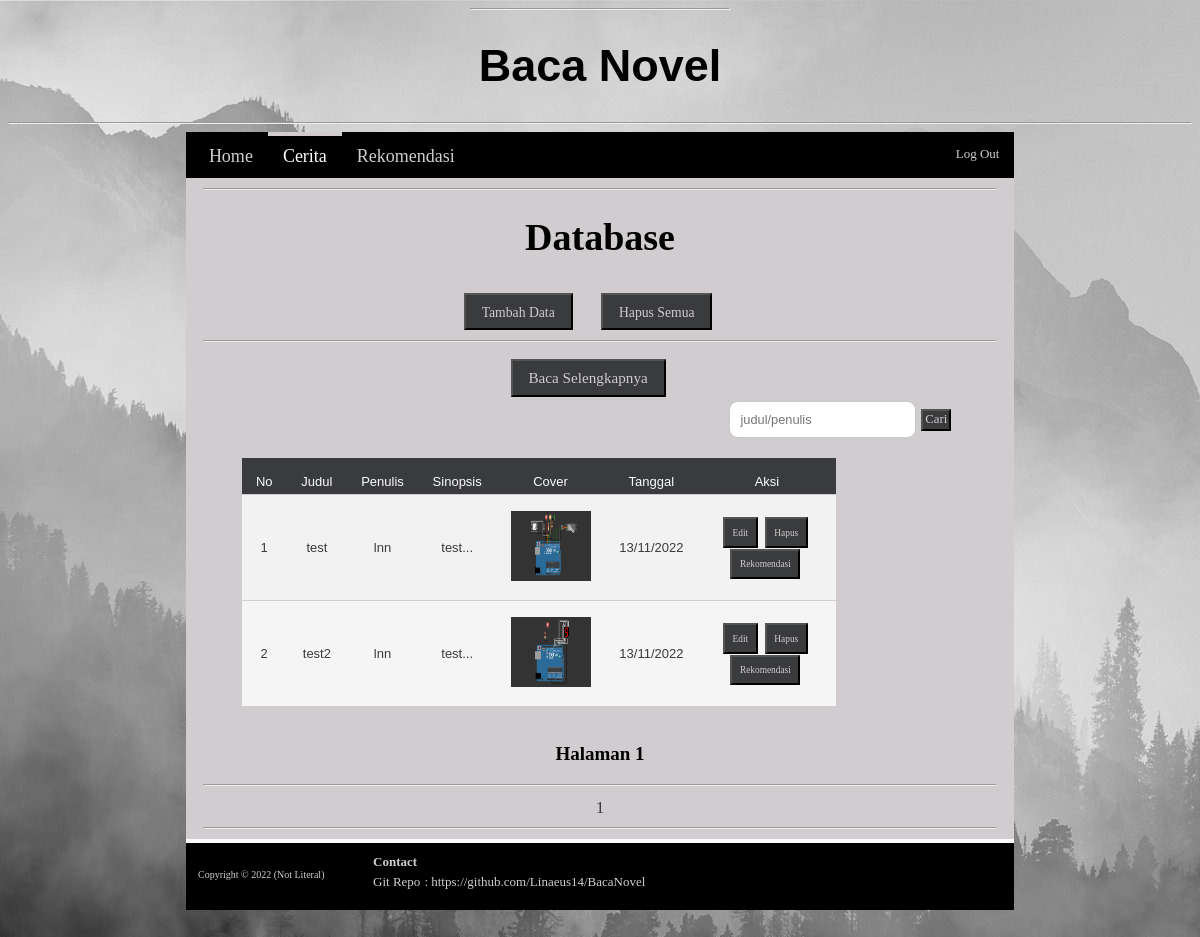
/nav/db.php (signed in), run on the app's committed database.
### tables this page shows
CREATE TABLE `story` (
  `id` int(4) NOT NULL,
  `judul` varchar(30) NOT NULL,
  `penulis` varchar(30) NOT NULL,
  `sinopsis` text NOT NULL,
  `cerita` longtext NOT NULL,
  `file_id` int(4) NOT NULL
);

CREATE TABLE `files` (
  `id` int(4) NOT NULL,
  `filename` varchar(255) NOT NULL,
  `tanggal_up` varchar(10) NOT NULL
);

### db/tb_s.php (called while the page is built)
<?php
    if(isset($_GET['key'])){
        $halaman = 5;
        $page = isset($_GET['halaman'])? (int)$_GET["halaman"]:1;
        $mulai = ($page>1) ? ($page * $halaman) - $halaman : 0;
        $key = $_GET['key'];
        $result = mysqli_query($conn, "SELECT * FROM story LEFT JOIN files ON story.file_id = files.id WHERE judul LIKE '%$key%' OR penulis LIKE '%$key%' LIMIT $mulai, $halaman");
        $query = mysqli_query($conn, "SELECT * FROM story LEFT JOIN files ON story.file_id = files.id WHERE judul LIKE '%$key%' OR penulis LIKE '%$key%'");
    }
    else{
        $halaman = 5;
        $page = isset($_GET['halaman'])? (int)$_GET["halaman"]:1;
        $mulai = ($page>1) ? ($page * $halaman) - $halaman : 0;
        $result = mysqli_query($conn, "SELECT * FROM story LEFT JOIN files ON story.file_id = files.id LIMIT $mulai, $halaman");
        $query = mysqli_query($conn, "SELECT * FROM story LEFT JOIN files ON story.file_id = files.id");
    }
    $total = mysqli_num_rows($query);
    $pages = ceil($total/$halaman);
    $no =$mulai+1;
    ?>

### nav/db.php (the view, shortened to what this page needs)
<?php
    require "../db/conn.php";
    require "../db/tb_s.php";
    require "../php/header.php";
?>
<nav>
    <div class="fnav">
        <a href="../dashboard/admin.php"> Home </a>
    </div>
    <a href="db.php" id="Activenav"> Cerita</a>
    <div class="lnav">
        <a href="rekom.php" > Rekomendasi </a>
    </div>
    <div class="logout">
    <a href="../php/logout.php" id="Logout"> Log Out </a>
    </div>
</nav>
<main>
    <hr>
    <h1> Database </h1>
    <button type=""> <a href="../page/add_db.php"> Tambah Data </a> </button>
    <button type=""> <a href="../db/del_all.php" onclick = "return confirm('Konfirmasi Hapus Semua?')"> Hapus Semua </a> </button>
    <hr>
    <button onclick="readmore()"> Baca Selengkapnya </button>
    <form id = "search" action = "" method = "get">
        <table id="searchbar">
            <tr>
                <?php if(isset($key)){?>
                    <td> <input type="text" name='key' placeholder="judul/penulis" value="<?php echo $key?>" > </td>
                <?php }else{ ?>
                    <td> <input type="text" name='key' placeholder="judul/penulis"> </td>
                <?php } ?>
                <td> <button type="submit" name='sdb' style="padding: 7%"> Cari </button> </td>
            </tr>
        </table>
    </form>
    <table id=dataview>
        <tr>
            <th> No </th>
            <th> Judul </th>
            <th> Penulis </th>
            <th> Sinopsis </th>
            <th> Cover </th>
            <th> Tanggal </th>
            <th> Aksi </th>
        </tr>
        <?php while ($s = mysqli_fetch_assoc($result)) { ?>
            <tr>
                <td> <?php echo $no++ ?> </td>
                <td> <?php echo $s['judul'] ?> </td>
                <td> <?php echo $s['penulis'] ?> </td>
                <td>
                    <div class="sinmo1"> <?php echo substr_replace($s['sinopsis'], "...", 50) ?> </div>
                </td>
                <td> <?php $path = '../file/'.$s['filename']; echo "<img src=$path alt='cover' height='70vh' width='80vw'>" ?> </td>
                <td> <?php echo $s['tanggal_up'] ?> </td>
                <td>
                    <button style="padding: 7%"> <a href="../page/edit_db.php?id=<?php echo $s["id"]; ?>"> Edit </a> </button>
                    <button style="padding: 7%"> <a href="../db/del.php?id=<?php echo $s["id"]; ?>" onclick = "return confirm('Konfirmasi Hapus?')"> Hapus </a> </button>
                    <button style="padding:7%"> <a href="../db/add_rekom.php?id=<?php echo $s["id"]; ?>"> Rekomendasi </a> </button>
                </td>
            </tr>
        <?php }?>
    </table>
    <p><b> Halaman <?php echo $page ?> </b></p>
    <hr>
    <?php
        for ($i=1; $i<=$pages ; $i++){
            if(isset($key)){
    ?>
        <a href="?halaman=<?php echo $i ?>&key=<?php echo $key ?>"> <?php echo $i; ?></a>
    <?php
            }
            else{
    ?>
        <a href="?halaman=<?php echo $i ?>"> <?php echo $i; ?> </a>
    <?php
            }
        }
    ?>
    <hr>
</main>
<?php require "../php/footer.php"?>

### style/index.css (style rules this page uses)
body { background-image: url("../img/bg2.jpg"); background-color: #3a3b3c; background-repeat: no-repeat; background-attachment: fixed; color: black; }
nav { flex-wrap: wrap; position: sticky; width: 100%; background-color: black; overflow: hidden; }
nav a { float: left; margin-top: 4px; color: #d0ccd0; text-decoration: none; text-align: center; padding: 10px 15px; font-family: Georgia, 'Times New Roman', Times, serif; font-size: 13px; }
#Logout { float: right; margin-top: 4px; color: #d0ccd0; text-decoration: none; font-family: Georgia, 'Times New Roman', Times, serif; font-size: 13px; }
.fnav { margin-left: 1%; }
.lnav { margin-right: 1%; }
#Activenav { margin-top: 0; margin-bottom: 1px; border-top: 4px solid #d0ccd0; color: #FBFCFF; }
main { min-height: 70vh; position: relative; background-color: #d0ccd0; padding-left: 1.5%; padding-right: 1.5%; width: 100%; text-align: center; display: fle; justify-content: center; align-items: center; font-size: 13px; overflow: auto; }
main table { position: relative; display: flex; justify-content: center; font-size: 13px; }
main a { margin-top: 1%; color: #3a3b3c; text-decoration: none; font-family: Georgia, 'Times New Roman', Times, serif; font-size: 90%; }
.sinmo1 { display: block; }
#dataview { display: flow-root; margin-left: 3%; margin-right: 3%; font-family: sans-serif; color: #3a3b3c; border-collapse: collapse; border-bottom: #3a3b3c solid 3px; overflow: auto; }
#dataview tr th { background: #3a3b3c; color: #FBFCFF; font-weight: normal; padding-bottom: 5px; }
#dataview, #dataview th, #dataview td { padding: 2vh 1.2vw; text-align: center; border-bottom: #d0ccd0 solid 1px; }
#dataview tr:nth-child(even) { background-color: #f2f2f2; }
#dataview tr:nth-child(odd) { background-color: #f5f5f5; }
#dataview tr td { color: #3a3b3c; font-weight: normal; }
#dataview button { color: #d0ccd0; }
main input { width: 100%; box-sizing: border-box; }
main button { display: inline-block; margin-top: 1%; margin-right: 3%; color: #d0ccd0; background-color: #3a3b3c; text-align: center; padding: 1% 2%; font-family: Georgia, 'Times New Roman', Times, serif; font-size: 80%; text-decoration: none; }
main button a { text-decoration: none; color: #d0ccd0; }
input { padding: 8px 10px; box-sizing: border-box; }
input[type=text] { box-sizing: border-box; border: 2px solid #ccc; border-radius: 10px; font-size: 80%; background-color: white; background-image: url('searchicon.png'); background-position: 10px 10px; background-repeat: no-repeat; padding: 10px 10px 10px 10px; -webkit-transition: width 0.4s ease-in-out; transition: width 0.4s ease-in-out; }
#searchbar { display: flex; margin-left: 60%; }
* { box-sizing:border-box; }
@media only screen and (min-width: 768px) { nav { display: block; margin-left: 15%; margin-right: 15%; width: auto; } }
@media only screen and (min-width: 768px) { nav a { font-size: 18px; } }
@media only screen and (min-width: 768px) { main { display: block; margin-left: 15%; margin-right: 15%; width: auto; font-size: 19px; } }
@media only screen and (min-width: 768px) { main table { width: auto; font-size: 16px; } }
@media only screen and (min-width: 768px) { #dataview { display: flow-root; font-size: 13px; overflow-x: auto; } }
@media only screen and (min-width: 768px) { * { box-sizing:border-box; } }

### data on the page
story: judul "test", penulis "lnn", sinopsis "test...", file.filename (picture), file.tanggal_up "13/11/2022"
story: judul "test2", penulis "lnn", sinopsis "test...", file.filename (picture), file.tanggal_up "13/11/2022"

### other printed values
$page "1"
